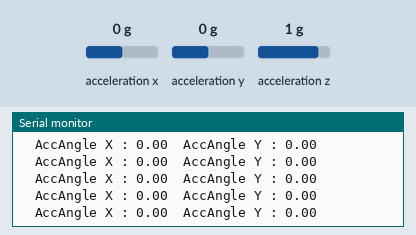
Recording of a sketch running on a simulated Arduino Uno, built with avr-gcc and run on an emulated ATmega328P. Parts: the last lines printed to the serial monitor. Wiring (inferred from the names in the program): MPU-6050 motion sensor at I2C address 0x68. The inputs (shaded band) are chosen by the test bench; at power-on: acceleration x 0 g, acceleration y 0 g, acceleration z 1 g.

Above: at 1.2 s.
1.3 s: acceleration x set to -1.4 g
At 2.0 s:
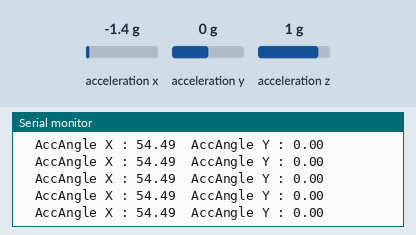
4.3 s: acceleration y set to -1.4 g
At 5.1 s:
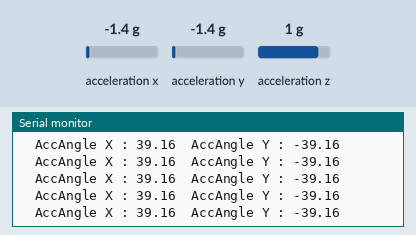
7.3 s: acceleration x set to 0.8 g
At 8.2 s:
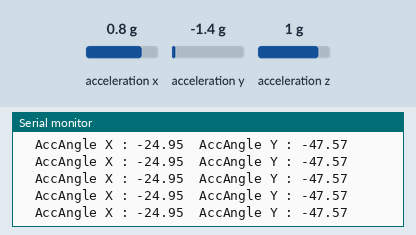
Timing chart, 0 to 8.9 s (numbered marks = the images above; inputs shaded):
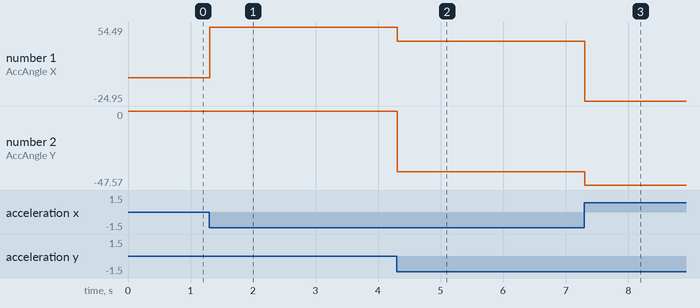

The sketch:

calAngle_test.ino
```cpp
/*
    오일러공식을 이용하여 자이로센서의 acclation 값으로 현재위치의 변화한 각도를 산출해낸다.
*/
#define RADIAN_TO_DEGREE    180/3.14
#include <Wire.h>
#include <stdio.h>
const int MPU_addr=0x68;    //I2C address of the MPU-6050
int16_t AcX,AcY,AcZ;
double AccangleX,AccangleY;

void initial(){     //setting MPU6050 initial state for I2C communication
Wire.begin();
Wire.beginTransmission(MPU_addr);
Wire.write(0x6B);
Wire.write(0);
Wire.endTransmission(true);

}
void getdata(){
    Wire.beginTransmission(MPU_addr);
    Wire.write(0x3B);   //start from 0x3B resgister data read/wirte
    Wire.endTransmission(false);
    Wire.requestFrom(MPU_addr,6,true); //request 14 register form 0x3B

    AcX=Wire.read()<<8|Wire.read(); //read data register 0x3B ,0x3C   AcX=[0x3Bdata 0x3Cdata]
    AcY=Wire.read()<<8|Wire.read(); //read data register 0x3D,0x3E AcY=[0x3Ddata 0x3Edata]
    AcZ=Wire.read()<<8|Wire.read(); //read data register 0x3F,0x40 AcZ=[0x3Fdata 0x40data]
}

void computeangle(){
    AccangleX=atan(-AcX/(sqrt(pow(AcY,2)+pow(AcZ,2))))*RADIAN_TO_DEGREE;//   Xangle return [-90,90]
    AccangleY=atan(AcY/(sqrt(pow(AcX,2)+pow(AcZ,2))))*RADIAN_TO_DEGREE;  //  Yangle return [-90,90]

}

void setup(){
    Serial.begin(115200);
    Serial.println("Serial begin... boud rate 115200");
    initial();
    Serial.println("I2C Initialize has succ...");


}

void loop(){

    getdata();
    computeangle();

    Serial.print("  AccAngle X : "); Serial.print(AccangleX);
    Serial.print("  AccAngle Y : "); Serial.print(AccangleY);
    Serial.println("");
}
```

Measured:
- after the input at 1.3 s, the serial monitor: prints a new line at once (image 1)
- after the input at 4.3 s, the serial monitor: prints a new line at once (image 2)
- after the input at 7.3 s, the serial monitor: prints a new line at once (image 3)
- plotted number 1: 0 → 54.49 after the input at 1.3 s, 54.49 → 39.16 after the input at 4.3 s, 39.16 → -24.95 after the input at 7.3 s
- plotted number 2: 0 → -39.16 after the input at 4.3 s, -39.16 → -47.57 after the input at 7.3 s
